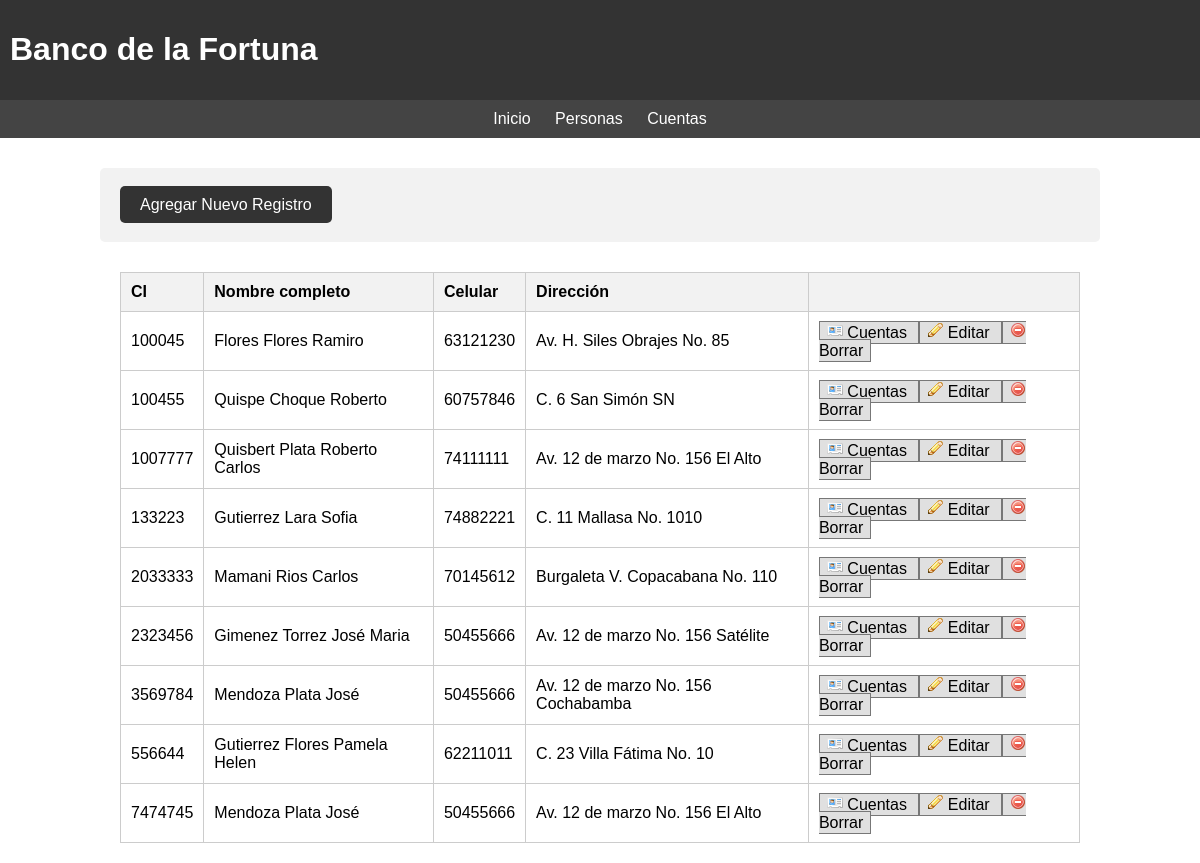
The page /bank/personas.php on the database its author committed.
### tables this page shows
CREATE TABLE persona (
    ci varchar(16) NOT NULL,
    nombres varchar(255) NOT NULL,
    paterno varchar(255),
    materno varchar(255),
    direccion varchar(255),
    celular int,
	departamento varchar(50),
    PRIMARY KEY (ci)
);

### bank/personas.php (the view)
<!DOCTYPE html>
<html lang="es">
<?php include "head.php"; ?>
<body>
    <?php
        include "menu.php";
        include "conexion.inc.php";
        $resultado = mysqli_query($con, "select * from persona");
    ?>
    <div class="ficha">
        <br><a class="addButton" href="registro-form.php">Agregar Nuevo Registro</a><br>&nbsp;
    </div>
    <table>
        <thead>
            <tr>
                <th>CI</th>
                <th>Nombre completo</th>
                <th>Celular</th>
                <th>Dirección</th>
                <th></th>
            </tr>
        </thead>
        <tbody>
        <?php
        while($fila = mysqli_fetch_array($resultado)) {
            echo '<tr>';
            echo '<td>'.$fila["ci"].'</td>';
            echo '<td>'.$fila["paterno"]." ".$fila["materno"]." ".$fila["nombres"]."</td>";
            echo '<td class="style: text-align: rigth">'.$fila["celular"].'</td>';
            echo '<td>'.$fila["direccion"].'</td>';
        ?>
            <td class="action-buttons">
                <a class="fcc-btn" href="cuentas.php?ci=<?php echo $fila["ci"]; ?>">
                    <img src="img/s_rights.png" title="Cuentas" alt="Cuentas"> Cuentas
                </a>
                <a class="fcc-btn" href="editar-form.php?ci=<?php echo $fila["ci"]; ?>">
                    <img src="img/b_edit.png" title="Editar" alt="Editar"> Editar
                </a>
                <a class="fcc-btn" href="eliminar-confirm.php?ci=<?php echo $fila["ci"]; ?>">
                    <img src="img/b_drop.png" title="Borrar" alt="Borrar"> Borrar
                </a>
            </td>
        <?php
            echo '</tr>';
        }
        ?>
        </tbody>
    </table>
</body>
</html>

### bank/head.php (shortened to what this page needs)
<head>
</head>

### bank/menu.php
<header>
    <h1>Banco de la Fortuna</h1>
</header>
<nav>
    <a href=".">Inicio</a>
    <a href="personas.php">Personas</a>
    <a href="buscar.php">Cuentas</a>
</nav>

### bank/head.php (style rules this page uses)
body { font-family: Arial, sans-serif; margin: 0; padding: 0; }
header { background-color: #333; color: #fff; padding: 10px; text-align: left; }
nav { background-color: #444; padding: 10px; text-align: center; }
nav a { color: #fff; text-decoration: none; margin: 0 10px; }
table { width: 80%; margin: 20px auto; border-collapse: collapse; }
th, td { padding: 10px; border: 1px solid #ccc; text-align: left; }
th { background-color: #f2f2f2; }
.addButton { margin-bottom: 20px; padding: 10px 20px; background-color: #333; color: #fff; border: none; border-radius: 5px; cursor: pointer; text-decoration: none; }
.fcc-btn { background-color: #e0e0e0; color: #000000; padding: 2px 7px; text-decoration: none; cursor: pointer; border: 1px solid #777777; }
.ficha { width: 80%; margin: 30px auto; padding: 10px 20px; background-color: #f2f2f2; border-radius: 5px; }

### rows shown on the page
persona: ci "100045", paterno "Flores", materno "Flores", nombres "Ramiro", celular "63121230", direccion "Av. H. Siles Obrajes No. 85"
persona: ci "100455", paterno "Quispe", materno "Choque", nombres "Roberto", celular "60757846", direccion "C. 6 San Simón SN"
persona: ci "1007777", paterno "Quisbert", materno "Plata", nombres "Roberto Carlos", celular "74111111", direccion "Av. 12 de marzo No. 156 El Alto"
persona: ci "133223", paterno "Gutierrez", materno "Lara", nombres "Sofia", celular "74882221", direccion "C. 11 Mallasa No. 1010"
persona: ci "2033333", paterno "Mamani", materno "Rios", nombres "Carlos", celular "70145612", direccion "Burgaleta V. Copacabana No. 110"
persona: ci "2323456", paterno "Gimenez", materno "Torrez", nombres "José Maria", celular "50455666", direccion "Av. 12 de marzo No. 156 Satélite"
persona: ci "3569784", paterno "Mendoza", materno "Plata", nombres "José", celular "50455666", direccion "Av. 12 de marzo No. 156 Cochabamba"
persona: ci "556644", paterno "Gutierrez", materno "Flores", nombres "Pamela Helen", celular "62211011", direccion "C. 23 Villa Fátima No. 10"
persona: ci "7474745", paterno "Mendoza", materno "Plata", nombres "José", celular "50455666", direccion "Av. 12 de marzo No. 156 El Alto"
